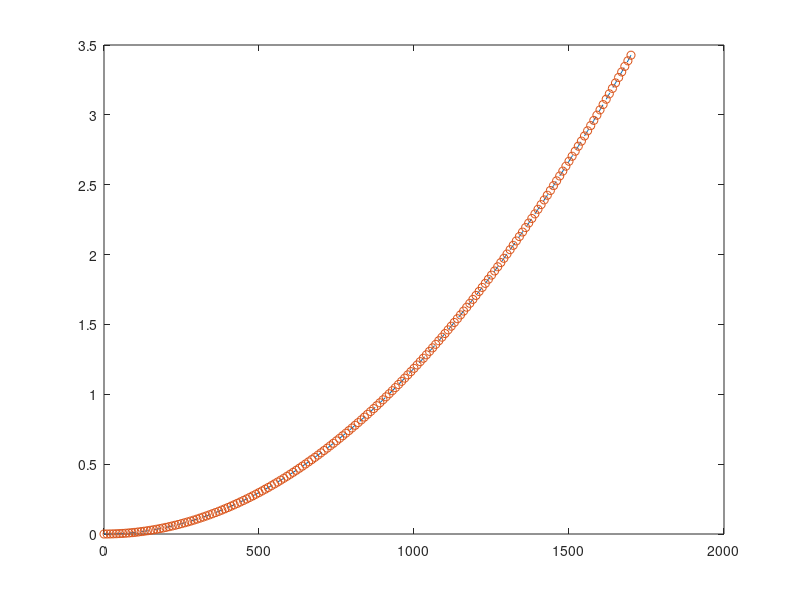

The MATLAB script that drew this image:
const_grams = .000121;
w = 0:10:1700;

f_grams = const_grams * w.^2;
f_newtons_grams = f_grams * 9.8 / 1000;

const_newtons = const_grams * 9.8 / 1000
f_newtons = const_newtons * w.^2;

plot(w, f_newtons_grams, '--');
hold on;
plot(w, f_newtons, 'o');